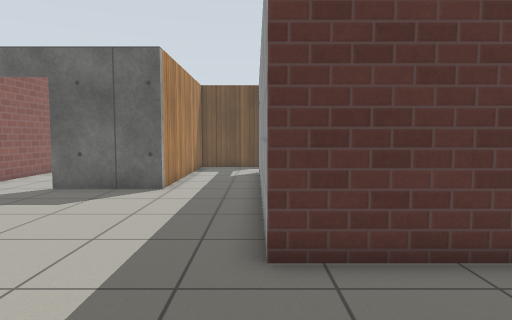
[1] (above)

18 first-person views from a walk through a world built for the Gazebo simulator. The camera is 0.94 m above the floor, tilts 4° down and sees 75° across. The floor is counted in squares, 0.5 m on a side. Each view is taken from the middle of a square. On the plan, view 1 faces up. The plan holds only what a view shows up to about 17 squares ahead; the rest is blank. Simple patterns stand in for the simulator's built-in surfaces.

[2]
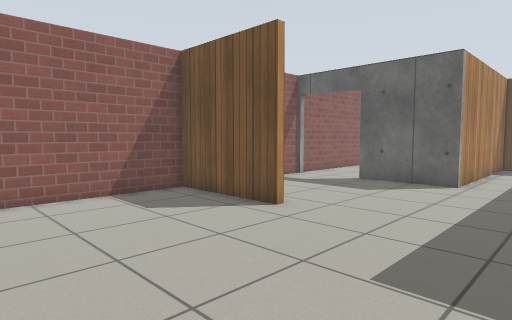

[3]
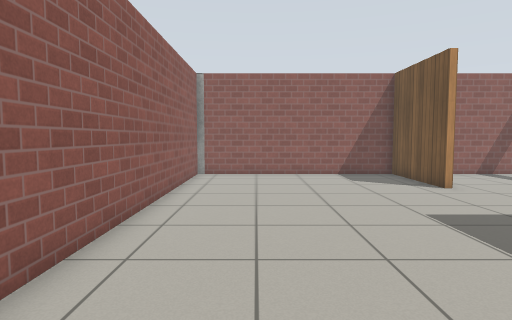

[4]
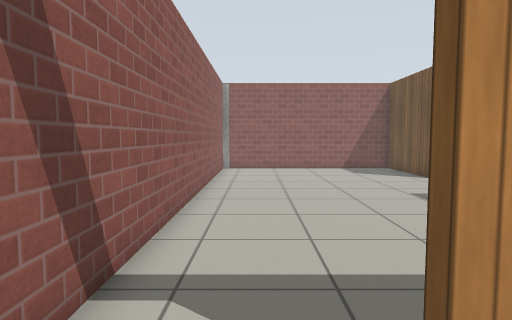

[5]
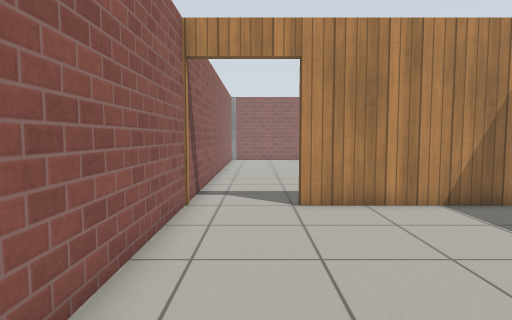

[6]
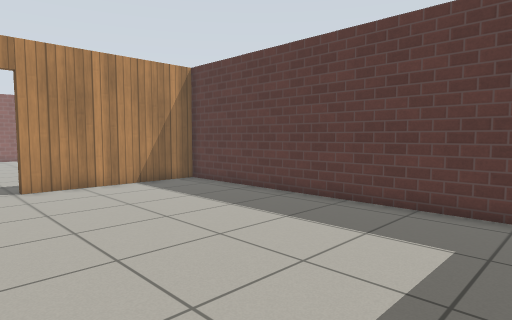

[7]
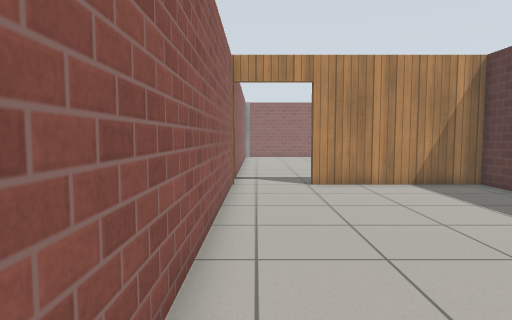

[8]
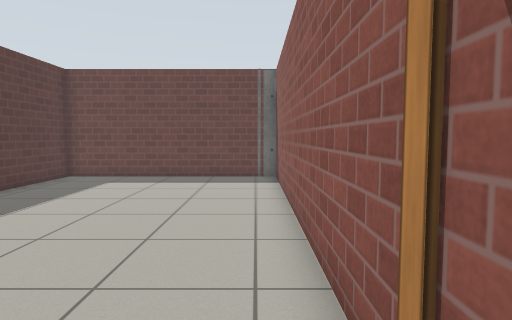

[9]
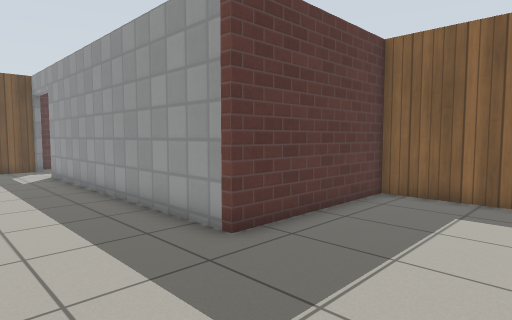

[10]
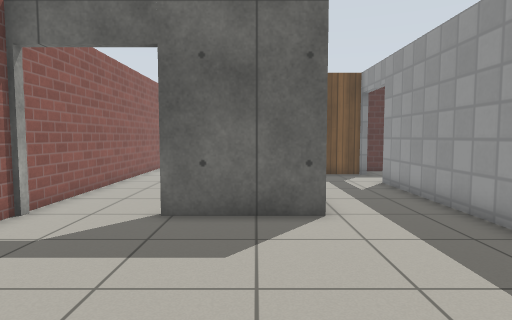

[11]
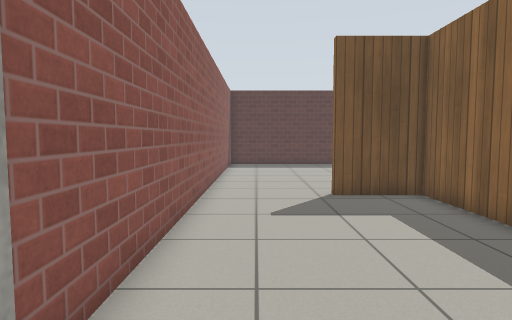

[12]
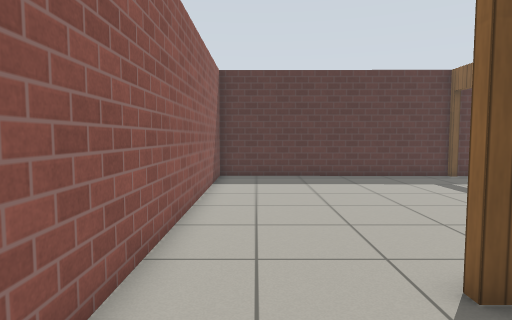

[13]
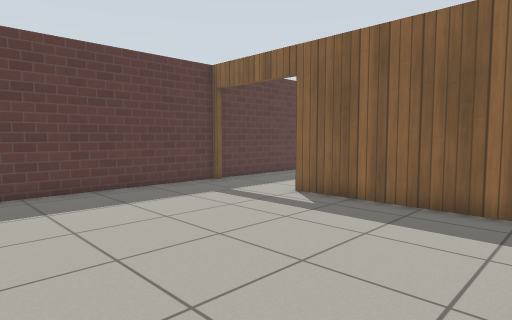

[14]
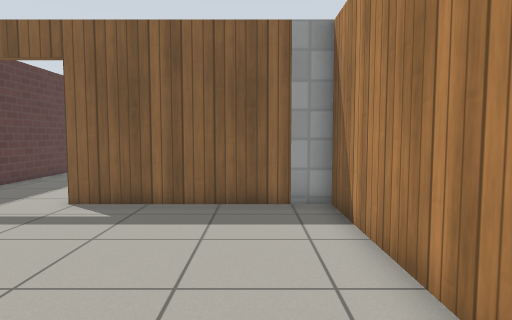

[15]
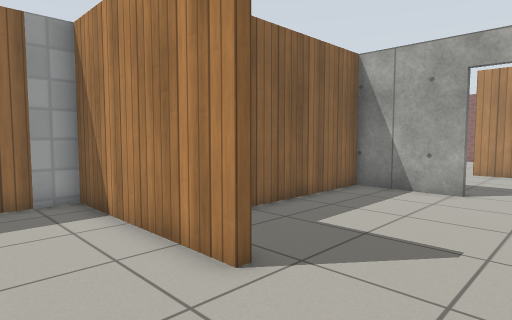

[16]
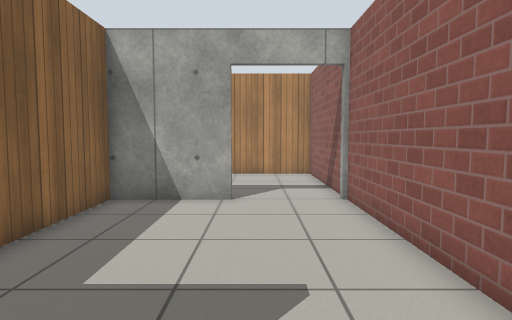

[17]
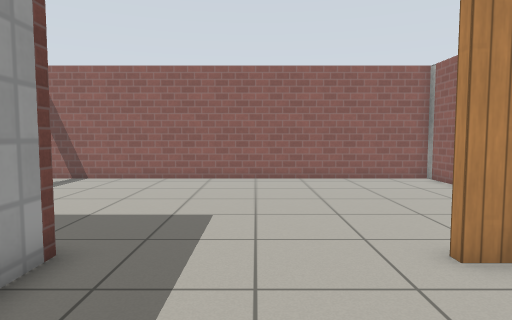

[18]
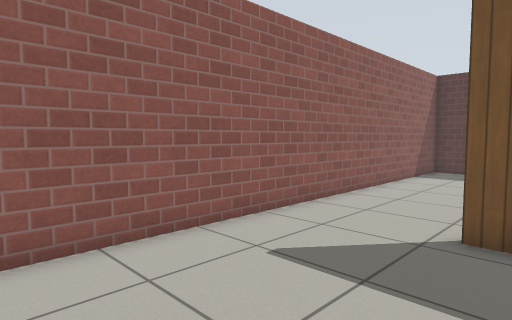

### Floor plan
Points are (right, up) in squares from view 1. A wall is a line through its corners. A room is listed if a view was taken in it or the views show most of it. See-through windows are left out.
Room 1 (views 1, 2, 3, 8, 9, 10, 11, 17)
walls: (6.7, 1.2) (6.7, 4.8) (0.2, 4.8) (0.2, 17.6); (-10.8, -4.5) (-10.7, -4.9) (7, -4.9); (-10.7, 11.9) (-10.7, 5.2) (-6.1, 5.2) (-6.1, 4.8) (-10.7, 4.8) (-10.7, -4.6); (-3.3, 18.9) (-3.3, 11.8) (-7.4, 11.8); (0.3, 20.6) (-1.5, 20.6)
ways out: open door at (7, -3) to room 2; open door at (-9, 12) to room 3; open door at (0, 19)
Room 2 (views 4, 5, 6, 7)
walls: (20.7, -4.5) (20.6, -4); (7, -4.9) (20.7, -4.9) (20.7, 4.8) (7, 4.8) (7, -1.9)
ways out: open door at (7, -3) to room 1
Room 3 (views 12, 13, 18)
walls: (-7.4, 12.1) (-3.6, 12.1) (-3.6, 20.6) (-6.5, 20.6) (-6.5, 20.9); (-10.7, 21.4) (-10.7, 11.9)
ways out: open door at (-9, 12) to room 1; opening at (-8.5, 21) to room 4
Room 4 (views 14, 15, 16)
walls: (-6.5, 20.9) (0.2, 20.9) (0.2, 28.2); (0.2, 32.9) (-10.7, 32.9) (-10.7, 21.4)
ways out: opening at (-8.5, 21) to room 3; open door at (0, 30.5)

Where each view was taken, in squares from view 1:
view 1: 0 up, 0 right, facing up
view 2: 2 down, 0 right, facing up-left
view 3: 2 down, 6 right, facing left
view 4: 3 down, 9 right, facing left
view 5: 3 down, 16 right, facing left
view 6: 4 down, 20 right, facing up-left
view 7: 4 down, 20 right, facing left
view 8: 4 down, 5 right, facing right
view 9: 0 up, 4 left, facing up-right
view 10: 4 up, 5 left, facing up
view 11: 10 up, 9 left, facing up
view 12: 17 up, 9 left, facing up
view 13: 21 up, 9 left, facing up-right
view 14: 23 up, 9 left, facing right
view 15: 24 up, 10 left, facing down-right
view 16: 22 up, 8 left, facing down
view 17: 10 up, 3 left, facing down
view 18: 14 up, 5 left, facing up-left
